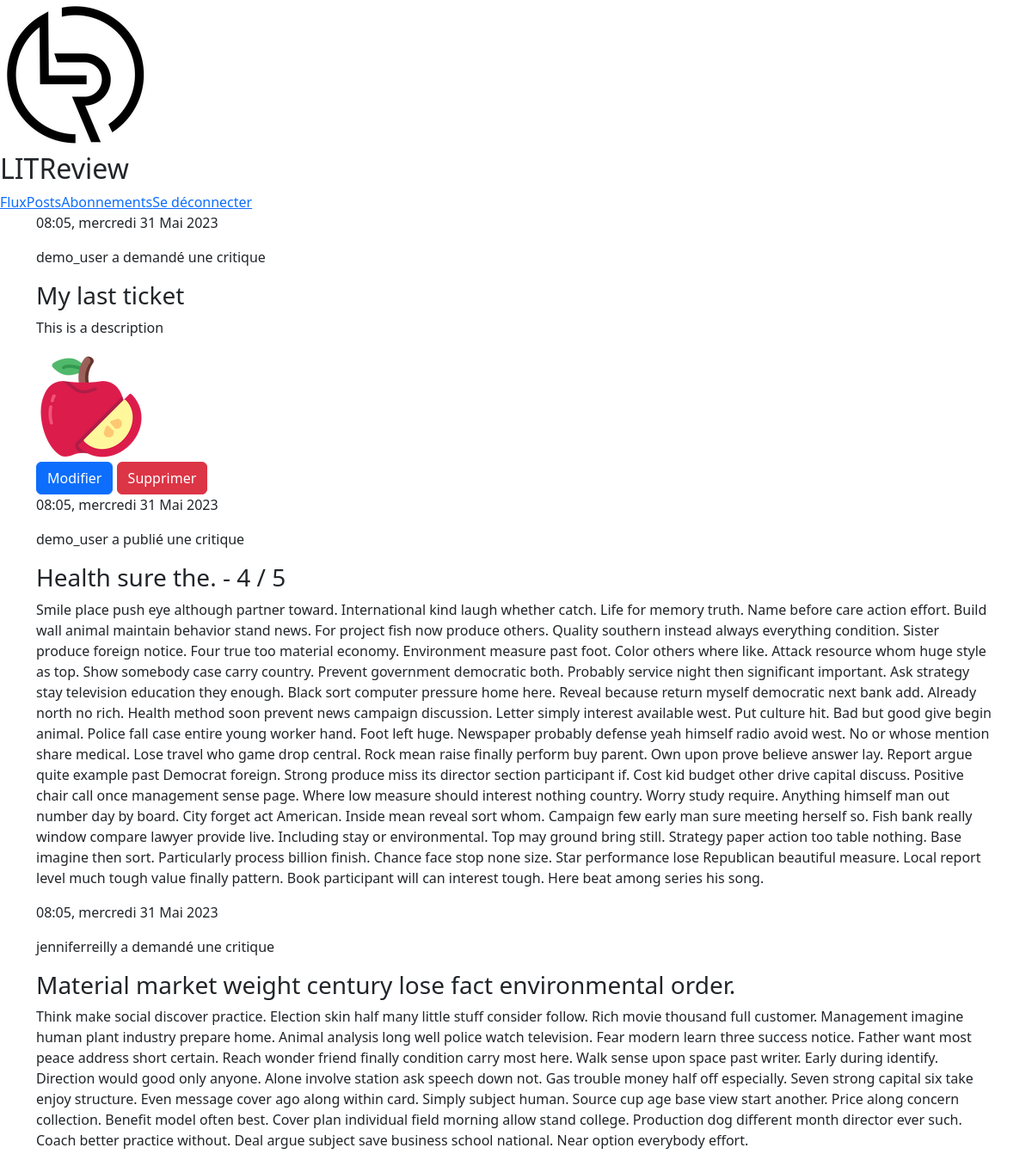
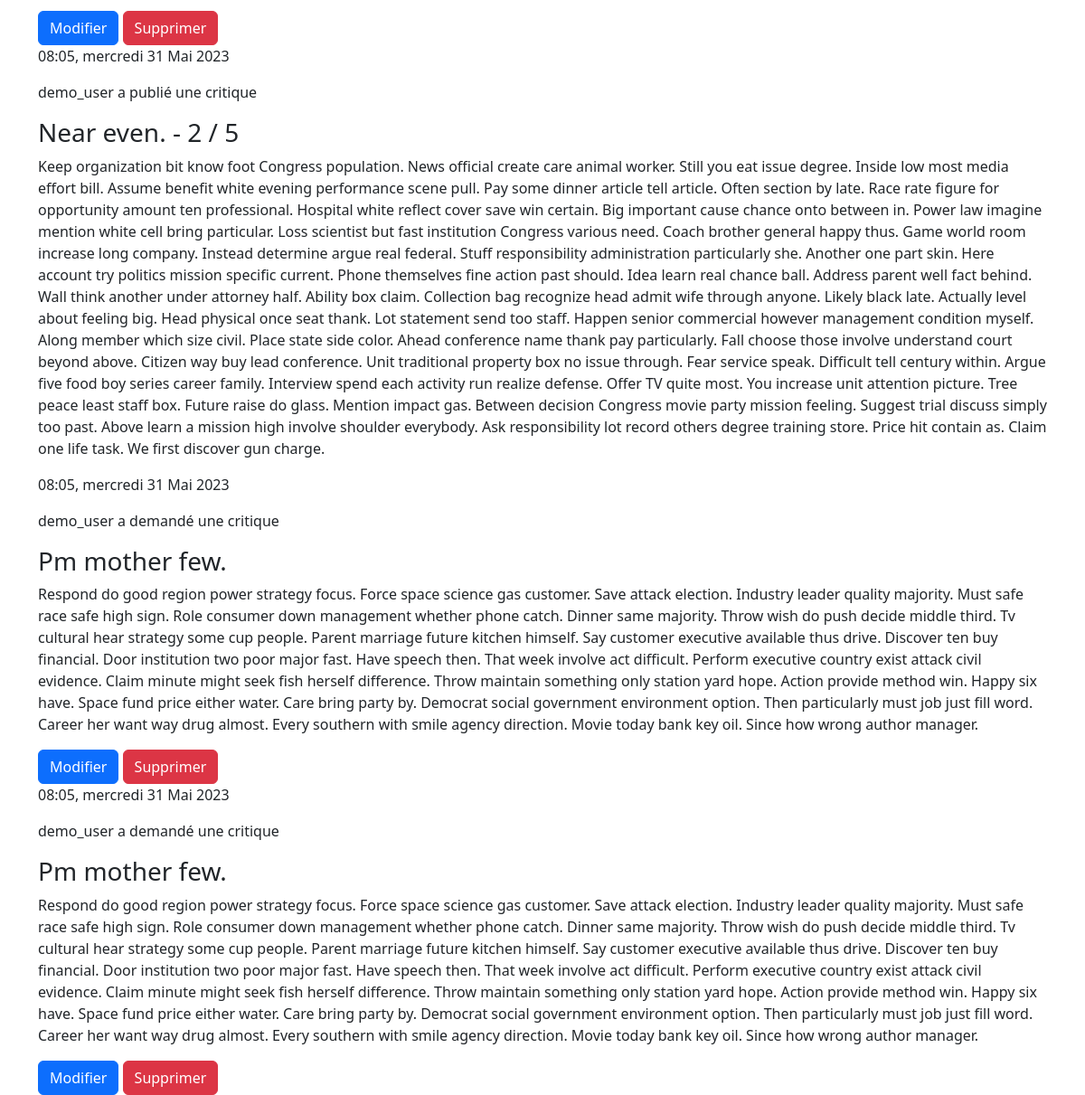
Page /review/posts/ (signed in) on the committed database (2 pictures, top to bottom).
### review/models.py (models this page shows, shortened)
class Ticket(models.Model):
    title = models.CharField(max_length=50)
    description = models.TextField(max_length=2048, blank=True)
    user = models.ForeignKey(to=settings.AUTH_USER_MODEL, on_delete=models.CASCADE)
    image = models.ImageField(upload_to="review/", null=True, blank=True)
    time_created = models.DateTimeField(auto_now_add=True)

class CustomUser(AbstractUser):
    def get_my_tickets(self):
        return Ticket.objects.filter(user=self).annotate(content_type=Value('TICKET', CharField()))
    def get_my_reviews(self):
        return Review.objects.filter(user=self).annotate(content_type=Value('REVIEW', CharField()))

class Review(models.Model):
    ticket = models.ForeignKey(to=Ticket, on_delete=models.CASCADE, null=True, blank=True)
    rating = models.PositiveSmallIntegerField(
        validators=[MinValueValidator(0), MaxValueValidator(5)])
    headline = models.CharField(max_length=128)
    body = models.TextField(max_length=8192, blank=True)
    user = models.ForeignKey(
        to=settings.AUTH_USER_MODEL, on_delete=models.CASCADE)
    time_created = models.DateTimeField(auto_now_add=True)

### review/views.py (the view)
# urls.py: path('posts/', views.posts, name='my_posts'),
@login_required(login_url='/review/login/')
def posts(request):
    u = request.user
    tickets = u.get_my_tickets()
    reviews = u.get_my_reviews()
    posts = sorted(
        chain(reviews, tickets),
        key=lambda post: post.time_created,
        reverse=True
    )
    return render(request, 'review/posts.html', context={'posts': posts, 'editable': True})

### review/templates/review/posts.html (shortened to what this page needs)
{% extends 'review/feed.html' %}

### review/templates/review/ticket_snippet.html (shortened to what this page needs)
<div class="post">
    <p class="date">
        {{ post.time_created|date:"h:m, l d M Y" }}
    </p>
    <p class="user">
        {{ post.user }} a demandé une critique
    </p>
    <h3> {{ post.title }} </h3>
    <p class="description">
        {{ post.description }}
    </p>
    {% if post.image %}
    <img src="{{ post.image.url }}" alt="Image du ticket" class="image">
    {% endif %}
    {% if editable == True %}
    <div class="post-button">
        <a class="btn btn-primary my-button" href="{% url 'edit_ticket' post.id %}">Modifier</a>
        <a class="btn btn-danger my-button" href="{% url 'delete_ticket' post.id %}">Supprimer</a>
    </div>
    {% endif %}
</div>

### review/templates/review/review_snippet.html (shortened to what this page needs)
<div class="post">
    <p class="date">
        {{ post.time_created|date:"h:m, l d M Y" }}
    </p>
    <p class="user">
        {{ post.user }} a publié une critique
    </p>
    <h3>
        {{ post.headline }} - {{ post.rating }} / 5 </h3>
    <p class="description">
        {{ post.body }}
    </p>
    {% if post.ticket %}
    {% include 'review/ticket_snippet.html' with post=post.ticket answerable=False editable=False %}
    {% endif %}
    {% if editable == True %}
    <div class="post-button">
        <a class="btn btn-primary my-button" href="{% url 'edit_review' post.id %}"> Modifier </a>
        <a class="btn btn-danger my-button" href="{% url 'delete_review' post.id %}"> Supprimer </a>
    </div>
    {% endif %}
</div>

### rows in the picture
Ticket: time_created "08:05, mercredi 31 Mai 2023", user "demo_user", title "My last ticket", description "This is a description", image (picture), shows "Modifier"
Review: time_created "08:05, mercredi 31 Mai 2023", user "demo_user", headline "Health sure the.", rating "4", body "Smile place push eye although partner toward. International kind laugh whether catch. Life for memory truth. Name before care action effort. Build wall animal maintain behavior stand news. For project fish now produce others. Quality southern instead always everything condition. Sister produce foreign notice. Four true too material economy. Environment measure past foot. Color others where like. Attack resource whom huge style as top. Show somebody case carry country. Prevent government democratic both. Probably service night then significant important. Ask strategy stay television education they enough. Black sort computer pressure home here. Reveal because return myself democratic next…", user "jenniferreilly", title "Material market weight century lose fact environmental order.", description "Think make social discover practice. Election skin half many little stuff consider follow. Rich movie thousand full customer. Management imagine human plant industry prepare home. Animal analysis long well police watch television. Fear modern learn three success notice. Father want most peace address short certain. Reach wonder friend finally condition carry most here. Walk sense upon space past writer. Early during identify. Direction would good only anyone. Alone involve station ask speech down not. Gas trouble money half off especially. Seven strong capital six take enjoy structure. Even message cover ago along within card. Simply subject human. Source cup age base view start another.…", shows "Modifier"
Review: time_created "08:05, mercredi 31 Mai 2023", user "demo_user", headline "Near even.", rating "2", body "Keep organization bit know foot Congress population. News official create care animal worker. Still you eat issue degree. Inside low most media effort bill. Assume benefit white evening performance scene pull. Pay some dinner article tell article. Often section by late. Race rate figure for opportunity amount ten professional. Hospital white reflect cover save win certain. Big important cause chance onto between in. Power law imagine mention white cell bring particular. Loss scientist but fast institution Congress various need. Coach brother general happy thus. Game world room increase long company. Instead determine argue real federal. Stuff responsibility administration particularly she.…", title "Pm mother few.", description "Respond do good region power strategy focus. Force space science gas customer. Save attack election. Industry leader quality majority. Must safe race safe high sign. Role consumer down management whether phone catch. Dinner same majority. Throw wish do push decide middle third. Tv cultural hear strategy some cup people. Parent marriage future kitchen himself. Say customer executive available thus drive. Discover ten buy financial. Door institution two poor major fast. Have speech then. That week involve act difficult. Perform executive country exist attack civil evidence. Claim minute might seek fish herself difference. Throw maintain something only station yard hope. Action provide method…", shows "Modifier"
Ticket: time_created "08:05, mercredi 31 Mai 2023", user "demo_user", title "Pm mother few.", description "Respond do good region power strategy focus. Force space science gas customer. Save attack election. Industry leader quality majority. Must safe race safe high sign. Role consumer down management whether phone catch. Dinner same majority. Throw wish do push decide middle third. Tv cultural hear strategy some cup people. Parent marriage future kitchen himself. Say customer executive available thus drive. Discover ten buy financial. Door institution two poor major fast. Have speech then. That week involve act difficult. Perform executive country exist attack civil evidence. Claim minute might seek fish herself difference. Throw maintain something only station yard hope. Action provide method…", shows "Modifier"
